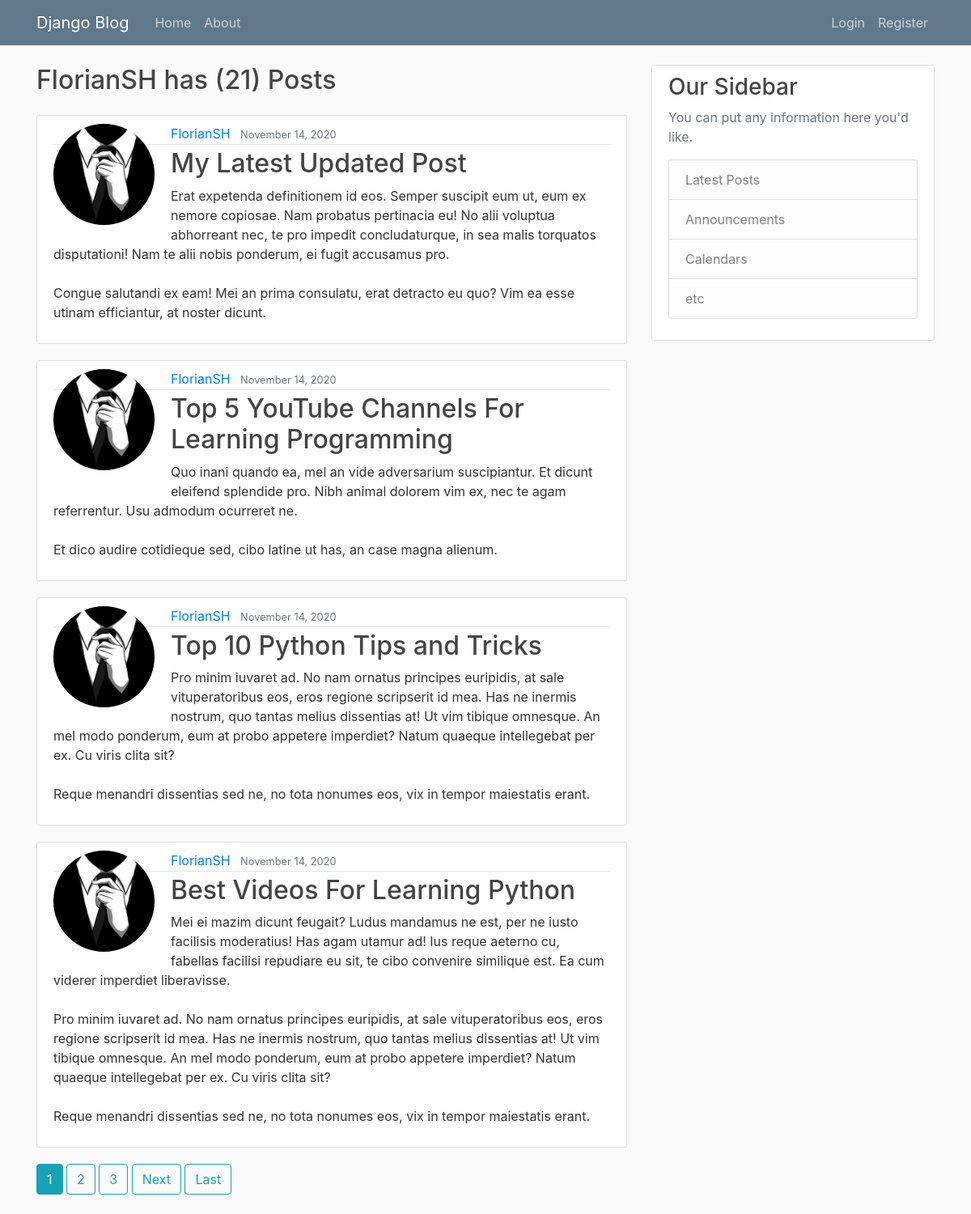
The app's page /user/FlorianSH with its own data.
### blog/models.py (models this page shows, shortened)
class Posts(models.Model):
    title = models.CharField(max_length=100)
    content = models.TextField()
    date_posted = models.DateTimeField(default=timezone.now)
    author = models.ForeignKey(User, on_delete=models.CASCADE)

### users/models.py (models this page shows, shortened)
class Profile(models.Model):
    user = models.OneToOneField(User, on_delete=models.CASCADE)
    image = models.ImageField(default='default.jpg', upload_to='profile_pics')

### blog/views.py (the view)
# urls.py: path('user/<str:username>', UserPostListView.as_view(), name='user-posts'),
class UserPostListView(ListView):
    model = Posts
    template_name = 'blog/user_posts.html'
    context_object_name = 'posts'
    paginate_by = 4
    def get_queryset(self):
        user = get_object_or_404(User, username=self.kwargs.get('username'))
        return Posts.objects.filter(author=user).order_by('-date_posted')

### blog/templates/blog/user_posts.html (shortened to what this page needs)
{% extends 'blog/base.html' %} {%block content%}
<h2 class='article-title mb-4'>{{view.kwargs.username}} has ({{page_obj.paginator.count}}) Posts</h2>
{%for post in posts%}
<article class="media content-section">
  <div class="media-body">
    <div class="article-metadata">
      <img
        class="rounded-circle account-img float-left"
        src="{{ post.author.profile.image.url }} "
      />
      <a class="mr-2" href={% url 'user-profile'%}>{{ post.author }}</a>
      <small class="text-muted">{{ post.date_posted |date:"F d, Y" }}</small>
    </div>
    <h2><a class="article-title" href={% url 'post-detail' post.id %}>{{ post.title }}</a></h2>
    <p class="article-content">{{ post.content }}</p>
  </div>
</article>
{% endfor %}
{% if is_paginated %}
  {% for num in page_obj.paginator.page_range  %}
      {% if page_obj.number == num %}
        <a class="btn btn-info mb-4" href='?page={{num}}'>{{num}}</a>
        {% elif num > page_obj.number|add:'-3' and num < page_obj.number|add:'3' %}
          <a class="btn btn-outline-info mb-4" href='?page={{num}}'>{{num}}</a>
      {% endif %}
  {% endfor %}
  {% if page_obj.has_next %}
  <a class="btn btn-outline-info mb-4" href='?page={{page_obj.next_page_number}}'>Next</a>
  <a class="btn btn-outline-info mb-4" href='?page={{page_obj.paginator.num_pages}}'>Last</a>
  {% endif %}
{% endif %}
 {% endblock content%}

### blog/static/blog/main.css (style rules this page uses)
body { background: #fafafa; color: #333333; margin-top: 5rem; }
h1, h2, h3, h4, h5, h6 { color: #444444; }
.content-section { background: #ffffff; padding: 10px 20px; border: 1px solid #dddddd; border-radius: 3px; margin-bottom: 20px; }
.article-title { color: #444444; }
.article-content { white-space: pre-line; }
.article-metadata { padding-bottom: 1px; margin-bottom: 4px; border-bottom: 1px solid #e3e3e3 }
.account-img { height: 125px; width: 125px; margin-right: 20px; margin-bottom: 16px; }

### records on screen
Posts: author.profile.image (placeholder picture), author "FlorianSH", date_posted "November 14, 2020", title "My Latest Updated Post", content "Erat expetenda definitionem id eos. Semper suscipit eum ut, eum ex nemore copiosae. Nam probatus pertinacia eu! No alii voluptua abhorreant nec, te pro impedit concludaturque, in sea malis torquatos disputationi! Nam te alii nobis ponderum, ei fugit accusamus pro. Congue salutandi ex eam! Mei an prima consulatu, erat detracto eu quo? Vim ea esse utinam efficiantur, at noster dicunt."
Posts: author.profile.image (placeholder picture), author "FlorianSH", date_posted "November 14, 2020", title "Top 5 YouTube Channels For Learning Programming", content "Quo inani quando ea, mel an vide adversarium suscipiantur. Et dicunt eleifend splendide pro. Nibh animal dolorem vim ex, nec te agam referrentur. Usu admodum ocurreret ne. Et dico audire cotidieque sed, cibo latine ut has, an case magna alienum."
Posts: author.profile.image (placeholder picture), author "FlorianSH", date_posted "November 14, 2020", title "Top 10 Python Tips and Tricks", content "Pro minim iuvaret ad. No nam ornatus principes euripidis, at sale vituperatoribus eos, eros regione scripserit id mea. Has ne inermis nostrum, quo tantas melius dissentias at! Ut vim tibique omnesque. An mel modo ponderum, eum at probo appetere imperdiet? Natum quaeque intellegebat per ex. Cu viris clita sit? Reque menandri dissentias sed ne, no tota nonumes eos, vix in tempor maiestatis erant."
Posts: author.profile.image (placeholder picture), author "FlorianSH", date_posted "November 14, 2020", title "Best Videos For Learning Python", content "Mei ei mazim dicunt feugait? Ludus mandamus ne est, per ne iusto facilisis moderatius! Has agam utamur ad! Ius reque aeterno cu, fabellas facilisi repudiare eu sit, te cibo convenire similique est. Ea cum viderer imperdiet liberavisse. Pro minim iuvaret ad. No nam ornatus principes euripidis, at sale vituperatoribus eos, eros regione scripserit id mea. Has ne inermis nostrum, quo tantas melius dissentias at! Ut vim tibique omnesque. An mel modo ponderum, eum at probo appetere imperdiet? Natum quaeque intellegebat per ex. Cu viris clita sit? Reque menandri dissentias sed ne, no tota nonumes eos, vix in tempor maiestatis erant."

### other values on screen
{{ view.kwargs.username }} "FlorianSH"
{{ page_obj.paginator.count }} "21"
{{ num }} "1"
{{ num }} "2" "3"
